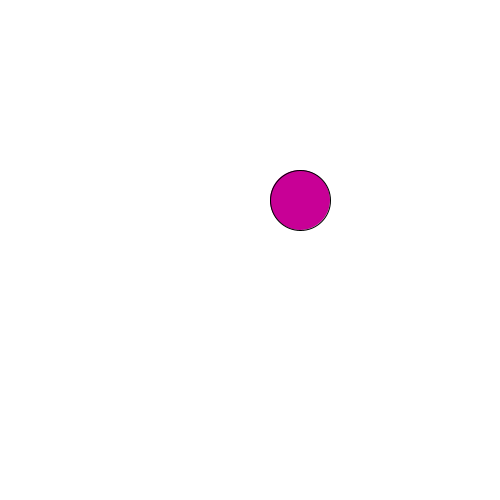
Frame 1 (no input)
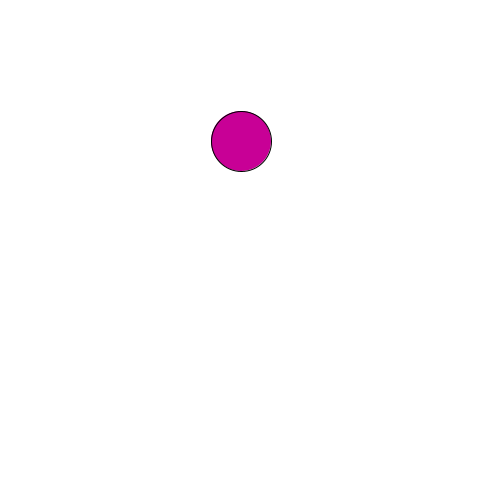
Frame 60 (the mouse pressed at the canvas centre just before this capture)
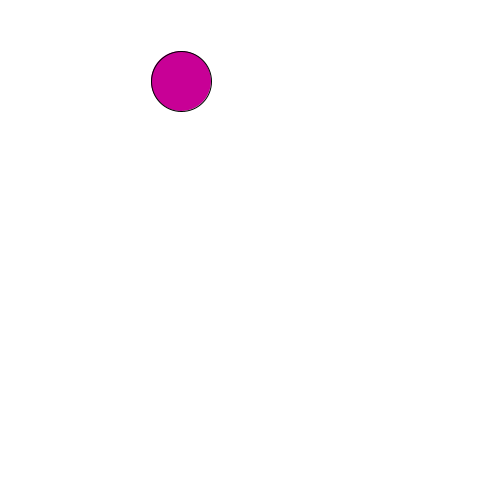
Frame 120 (the mouse held since frame 60 and released just before this capture)

The Processing sketch that drew these frames (run headless with seeded random() and noise(); from frame 60 on, the mouse is pressed at the canvas centre):

// Processing sketch: Exercise_8
// ── Exercise_8.pde
int x = 300;
int y = 200;
void setup ()
{
  size(500, 500);
}

void draw()
{
  background(255);
  fill(200, 0, 150);
  ellipse(x, y, 60, 60);
  float(x--);
  float(y--);
}
